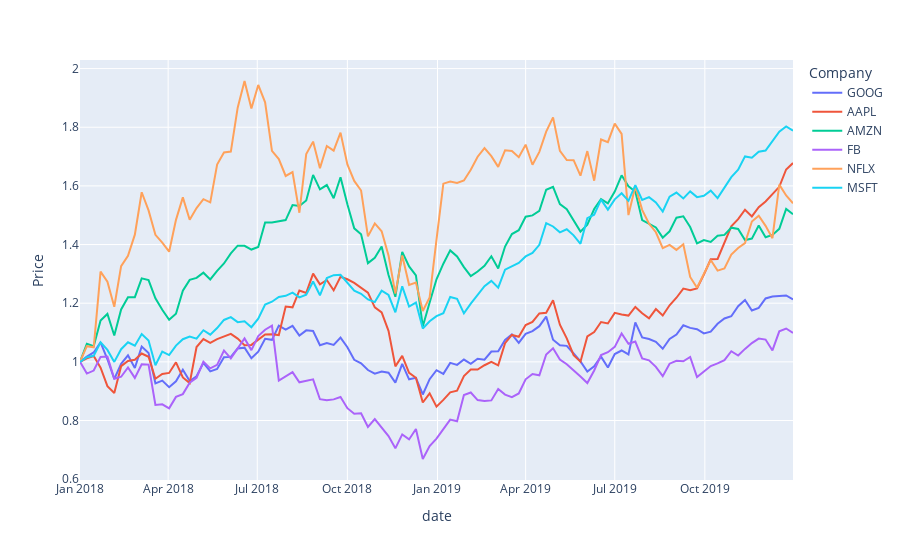

The code cell stored with this chart in its notebook:
### Code cell
fig = px.line(stocks_long,
              x = "date",
              y = "Price",
              color = "Company")

fig.show()
